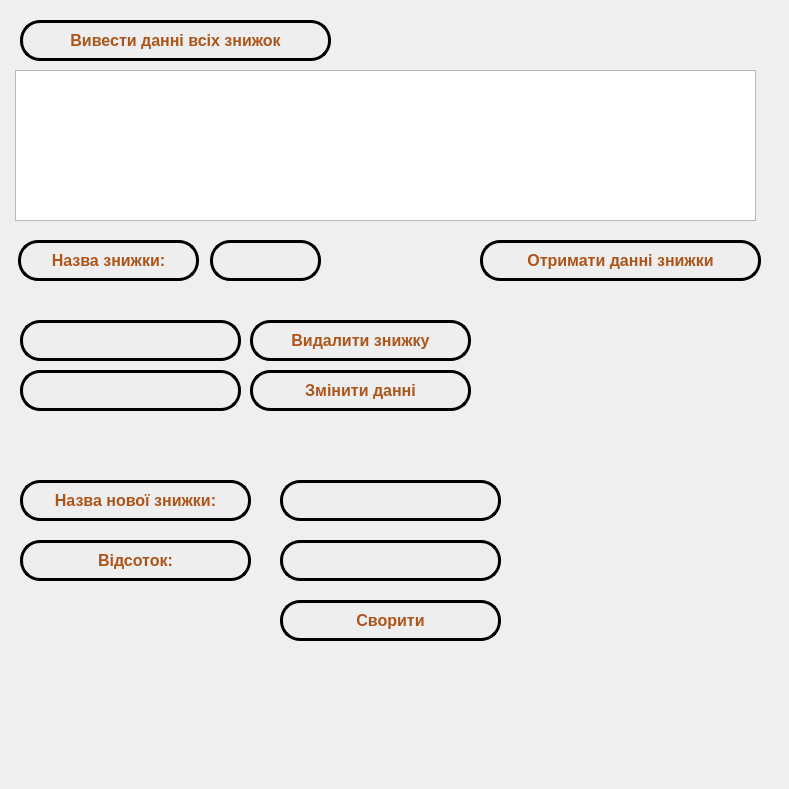
   <widget class="QWidget" name="tab_3">
    <attribute name="title">
     <string>Список знижок</string>
    </attribute>
    <widget class="QLabel" name="label_6">
     <property name="geometry">
      <rect>
       <x>0</x>
       <y>0</y>
       <width>780</width>
       <height>780</height>
      </rect>
     </property>
     <property name="text">
      <string/>
     </property>
     <property name="pixmap">
      <pixmap>../../OneDrive/Files/programmer/python/Cursach/img/admin.jpg</pixmap>
     </property>
     <property name="scaledContents">
      <bool>true</bool>
     </property>
    </widget>
    <widget class="QPushButton" name="tab_3_show_table_dis_butt">
     <property name="geometry">
      <rect>
       <x>20</x>
       <y>20</y>
       <width>311</width>
       <height>41</height>
      </rect>
     </property>
     <property name="font">
      <font>
       <pointsize>12</pointsize>
       <weight>75</weight>
       <bold>true</bold>
      </font>
     </property>
     <property name="styleSheet">
      <string notr="true">QPushButton {
    color: rgb(172, 85, 27);
    border: 3px solid bleak;
    border-radius: 20px;
    background-color: rgb(238, 238, 238);
    text-align: center; /* Выравнивание текста по центру по вертикали */
    padding: 0; /* Удаление внутренних отступов */
}

QPushButton:hover {
    background-color: white;
}
</string>
     </property>
     <property name="text">
      <string>Вивести данні всіх знижок</string>
     </property>
    </widget>
    <widget class="QTableWidget" name="table_dis">
     <property name="geometry">
      <rect>
       <x>15</x>
       <y>70</y>
       <width>741</width>
       <height>151</height>
      </rect>
     </property>
     <property name="styleSheet">
      <string notr="true">QTableWidget {color: rgb(172, 85, 27);font-size: 24px;} QTableWidget::item {font-weight: bold;}</string>
     </property>
    </widget>
    <widget class="QPushButton" name="tab_3_update_dis_butt">
     <property name="enabled">
      <bool>false</bool>
     </property>
     <property name="geometry">
      <rect>
       <x>250</x>
       <y>370</y>
       <width>221</width>
       <height>41</height>
      </rect>
     </property>
     <property name="font">
      <font>
       <pointsize>12</pointsize>
       <weight>75</weight>
       <bold>true</bold>
      </font>
     </property>
     <property name="styleSheet">
      <string notr="true">QPushButton {
    color: rgb(172, 85, 27);
    border: 3px solid bleak;
    border-radius: 20px;
    background-color: rgb(238, 238, 238);
    text-align: center; /* Выравнивание текста по центру по вертикали */
    padding: 0; /* Удаление внутренних отступов */
}

QPushButton:hover {
    background-color: white;
}
</string>
     </property>
     <property name="text">
      <string>Змінити данні</string>
     </property>
    </widget>
    <widget class="QLineEdit" name="tab_3_percent_dis">
     <property name="geometry">
      <rect>
       <x>20</x>
       <y>370</y>
       <width>221</width>
       <height>41</height>
      </rect>
     </property>
     <property name="font">
      <font>
       <pointsize>12</pointsize>
       <weight>75</weight>
       <bold>true</bold>
      </font>
     </property>
     <property name="styleSheet">
      <string notr="true">color: rgb(172, 85, 27) ;
border: 3px solid bleak;
border-radius: 20px;
background-color: rgb(238, 238, 238);
</string>
     </property>
     <property name="alignment">
      <set>Qt::AlignCenter</set>
     </property>
    </widget>
    <widget class="QLabel" name="label_17">
     <property name="geometry">
      <rect>
       <x>18</x>
       <y>240</y>
       <width>181</width>
       <height>41</height>
      </rect>
     </property>
     <property name="font">
      <font>
       <pointsize>12</pointsize>
       <weight>75</weight>
       <bold>true</bold>
      </font>
     </property>
     <property name="styleSheet">
      <string notr="true">color: rgb(172, 85, 27) ;
border: 3px solid bleak;
border-radius: 20px;
background-color: rgb(238, 238, 238);</string>
     </property>
     <property name="text">
      <string>Назва знижки:</string>
     </property>
     <property name="alignment">
      <set>Qt::AlignCenter</set>
     </property>
    </widget>
    <widget class="QLabel" name="label_18">
     <property name="geometry">
      <rect>
       <x>20</x>
       <y>540</y>
       <width>231</width>
       <height>41</height>
      </rect>
     </property>
     <property name="font">
      <font>
       <pointsize>12</pointsize>
       <weight>75</weight>
       <bold>true</bold>
      </font>
     </property>
     <property name="styleSheet">
      <string notr="true">color: rgb(172, 85, 27) ;
border: 3px solid bleak;
border-radius: 20px;
background-color: rgb(238, 238, 238);</string>
     </property>
     <property name="text">
      <string>Відсоток:</string>
     </property>
     <property name="alignment">
      <set>Qt::AlignCenter</set>
     </property>
    </widget>
    <widget class="QLineEdit" name="tab_3_name_dis">
     <property name="geometry">
      <rect>
       <x>210</x>
       <y>240</y>
       <width>111</width>
       <height>41</height>
      </rect>
     </property>
     <property name="font">
      <font>
       <pointsize>12</pointsize>
       <weight>75</weight>
       <bold>true</bold>
      </font>
     </property>
     <property name="styleSheet">
      <string notr="true">color: rgb(172, 85, 27) ;
border: 3px solid bleak;
border-radius: 20px;
background-color: rgb(238, 238, 238);
</string>
     </property>
     <property name="alignment">
      <set>Qt::AlignCenter</set>
     </property>
    </widget>
    <widget class="QLineEdit" name="tab_3_name_new_dis">
     <property name="geometry">
      <rect>
       <x>280</x>
       <y>480</y>
       <width>221</width>
       <height>41</height>
      </rect>
     </property>
     <property name="font">
      <font>
       <pointsize>12</pointsize>
       <weight>75</weight>
       <bold>true</bold>
      </font>
     </property>
     <property name="styleSheet">
      <string notr="true">color: rgb(172, 85, 27) ;
border: 3px solid bleak;
border-radius: 20px;
background-color: rgb(238, 238, 238);
</string>
     </property>
     <property name="alignment">
      <set>Qt::AlignCenter</set>
     </property>
    </widget>
    <widget class="QPushButton" name="tab_3_get_dis_butt">
     <property name="enabled">
      <bool>true</bool>
     </property>
     <property name="geometry">
      <rect>
       <x>480</x>
       <y>240</y>
       <width>281</width>
       <height>41</height>
      </rect>
     </property>
     <property name="font">
      <font>
       <pointsize>12</pointsize>
       <weight>75</weight>
       <bold>true</bold>
      </font>
     </property>
     <property name="styleSheet">
      <string notr="true">QPushButton {
    color: rgb(172, 85, 27);
    border: 3px solid bleak;
    border-radius: 20px;
    background-color: rgb(238, 238, 238);
    text-align: center; /* Выравнивание текста по центру по вертикали */
    padding: 0; /* Удаление внутренних отступов */
}

QPushButton:hover {
    background-color: white;
}
</string>
     </property>
     <property name="text">
      <string>Отримати данні знижки</string>
     </property>
    </widget>
    <widget class="QPushButton" name="tab_3_create_dis_butt">
     <property name="enabled">
      <bool>false</bool>
     </property>
     <property name="geometry">
      <rect>
       <x>280</x>
       <y>600</y>
       <width>221</width>
       <height>41</height>
      </rect>
     </property>
     <property name="font">
      <font>
       <pointsize>12</pointsize>
       <weight>75</weight>
       <bold>true</bold>
      </font>
     </property>
     <property name="styleSheet">
      <string notr="true">QPushButton {
    color: rgb(172, 85, 27);
    border: 3px solid bleak;
    border-radius: 20px;
    background-color: rgb(238, 238, 238);
    text-align: center; /* Выравнивание текста по центру по вертикали */
    padding: 0; /* Удаление внутренних отступов */
}

QPushButton:hover {
    background-color: white;
}
</string>
     </property>
     <property name="text">
      <string>Сворити</string>
     </property>
    </widget>
    <widget class="QLabel" name="label_19">
     <property name="geometry">
      <rect>
       <x>20</x>
       <y>480</y>
       <width>231</width>
       <height>41</height>
      </rect>
     </property>
     <property name="font">
      <font>
       <pointsize>12</pointsize>
       <weight>75</weight>
       <bold>true</bold>
      </font>
     </property>
     <property name="styleSheet">
      <string notr="true">color: rgb(172, 85, 27) ;
border: 3px solid bleak;
border-radius: 20px;
background-color: rgb(238, 238, 238);</string>
     </property>
     <property name="text">
      <string>Назва нової знижки:</string>
     </property>
     <property name="alignment">
      <set>Qt::AlignCenter</set>
     </property>
    </widget>
    <widget class="QLineEdit" name="tab_3_name_dis_2">
     <property name="geometry">
      <rect>
       <x>20</x>
       <y>320</y>
       <width>221</width>
       <height>41</height>
      </rect>
     </property>
     <property name="font">
      <font>
       <pointsize>12</pointsize>
       <weight>75</weight>
       <bold>true</bold>
      </font>
     </property>
     <property name="styleSheet">
      <string notr="true">color: rgb(172, 85, 27) ;
border: 3px solid bleak;
border-radius: 20px;
background-color: rgb(238, 238, 238);
</string>
     </property>
     <property name="alignment">
      <set>Qt::AlignCenter</set>
     </property>
    </widget>
    <widget class="QLineEdit" name="tab_3_percent_new_dis">
     <property name="geometry">
      <rect>
       <x>280</x>
       <y>540</y>
       <width>221</width>
       <height>41</height>
      </rect>
     </property>
     <property name="font">
      <font>
       <pointsize>12</pointsize>
       <weight>75</weight>
       <bold>true</bold>
      </font>
     </property>
     <property name="styleSheet">
      <string notr="true">color: rgb(172, 85, 27) ;
border: 3px solid bleak;
border-radius: 20px;
background-color: rgb(238, 238, 238);
</string>
     </property>
     <property name="alignment">
      <set>Qt::AlignCenter</set>
     </property>
    </widget>
    <widget class="QPushButton" name="tab_3_delete_butt">
     <property name="enabled">
      <bool>false</bool>
     </property>
     <property name="geometry">
      <rect>
       <x>250</x>
       <y>320</y>
       <width>221</width>
       <height>41</height>
      </rect>
     </property>
     <property name="font">
      <font>
       <pointsize>12</pointsize>
       <weight>75</weight>
       <bold>true</bold>
      </font>
     </property>
     <property name="styleSheet">
      <string notr="true">QPushButton {
    color: rgb(172, 85, 27);
    border: 3px solid bleak;
    border-radius: 20px;
    background-color: rgb(238, 238, 238);
    text-align: center; /* Выравнивание текста по центру по вертикали */
    padding: 0; /* Удаление внутренних отступов */
}

QPushButton:hover {
    background-color: white;
}
</string>
     </property>
     <property name="text">
      <string>Видалити знижку</string>
     </property>
    </widget>
   </widget>
